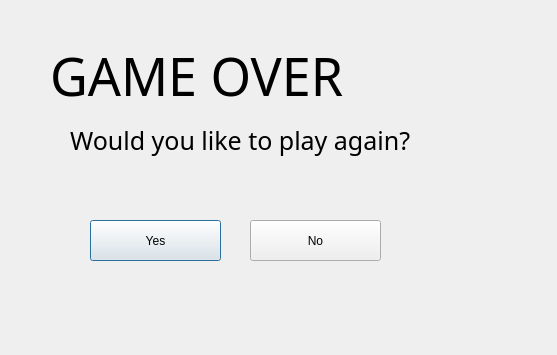
<?xml version="1.0" encoding="UTF-8"?>
<ui version="4.0">
 <class>GameOverWindow</class>
 <widget class="QDialog" name="GameOverWindow">
  <property name="geometry">
   <rect>
    <x>0</x>
    <y>0</y>
    <width>557</width>
    <height>355</height>
   </rect>
  </property>
  <property name="windowTitle">
   <string>Game Over</string>
  </property>
  <widget class="QLabel" name="label">
   <property name="geometry">
    <rect>
     <x>50</x>
     <y>30</y>
     <width>421</width>
     <height>91</height>
    </rect>
   </property>
   <property name="font">
    <font>
     <family>Adobe Caslon Pro</family>
     <pointsize>39</pointsize>
    </font>
   </property>
   <property name="text">
    <string>GAME OVER</string>
   </property>
  </widget>
  <widget class="QLabel" name="label_2">
   <property name="geometry">
    <rect>
     <x>70</x>
     <y>90</y>
     <width>471</width>
     <height>101</height>
    </rect>
   </property>
   <property name="font">
    <font>
     <family>Adobe Caslon Pro</family>
     <pointsize>19</pointsize>
    </font>
   </property>
   <property name="text">
    <string>Would you like to play again?</string>
   </property>
  </widget>
  <widget class="QPushButton" name="pushButton">
   <property name="geometry">
    <rect>
     <x>90</x>
     <y>220</y>
     <width>131</width>
     <height>41</height>
    </rect>
   </property>
   <property name="toolTip">
    <string>Continue</string>
   </property>
   <property name="text">
    <string>Yes</string>
   </property>
  </widget>
  <widget class="QPushButton" name="pushButton_2">
   <property name="geometry">
    <rect>
     <x>250</x>
     <y>220</y>
     <width>131</width>
     <height>41</height>
    </rect>
   </property>
   <property name="toolTip">
    <string>Quit</string>
   </property>
   <property name="text">
    <string>No</string>
   </property>
  </widget>
  <widget class="QLabel" name="label_3">
   <property name="geometry">
    <rect>
     <x>390</x>
     <y>170</y>
     <width>151</width>
     <height>171</height>
    </rect>
   </property>
   <property name="text">
    <string/>
   </property>
   <property name="pixmap">
    <pixmap resource="mario.qrc">:/images/gameover.png</pixmap>
   </property>
  </widget>
 </widget>
 <resources>
  <include location="mario.qrc"/>
 </resources>
 <connections/>
</ui>
